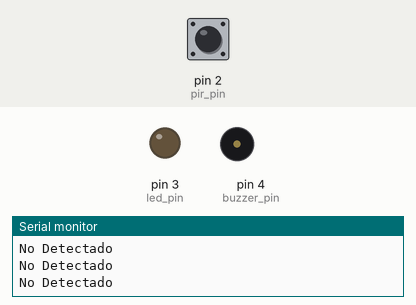
This sketch was run on a simulated Arduino Uno, built with avr-gcc and run on an emulated ATmega328P. On the bench: output pins drawn as LEDs (lit = HIGH), buzzer (waves = sounding, pin HIGH), the last lines printed to the serial monitor. Dashed ring = blinking. Inputs (shaded band) come from the test bench; at power-on: pin 2 (pir_pin) LOW.

Above: at 1.2 s.
1.3 s: pin 2 (pir_pin) driven HIGH
At 2.5 s:
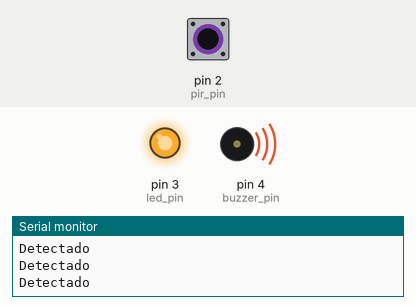
2.8 s: pin 2 (pir_pin) driven LOW
At 4.2 s:
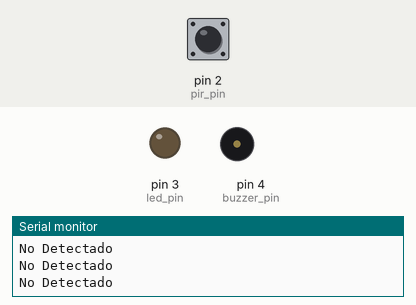
5.8 s: pin 2 (pir_pin) pulsed HIGH 5 times (0.12 s each, 0.3 s apart)
At 6.46 s:
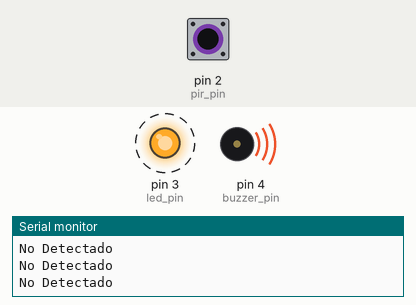
10.3 s: pin 2 (pir_pin) pulsed HIGH 5 times (0.12 s each, 0.3 s apart)
At 12.2 s:
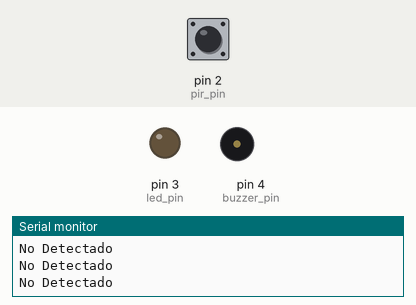
Timing chart, 0 to 13.7 s (numbered marks = the images above; inputs shaded):
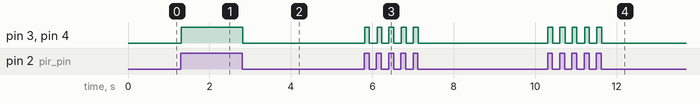

The sketch:

detec_mouv_tinkerc.ino
```cpp
int pir_pin = 2;
int led_pin = 3;
int buzzer_pin = 4;
void setup()
{
 pinMode(pir_pin, INPUT);
 pinMode(led_pin, OUTPUT);
 pinMode(buzzer_pin, OUTPUT);
 Serial.begin(9600);
}

void loop()
{
  if(digitalRead(pir_pin) == HIGH)
   {
    digitalWrite(led_pin, HIGH);
    digitalWrite(buzzer_pin, HIGH);
    Serial.println("Detectado");
   }
   else{
    digitalWrite(led_pin, LOW);
    digitalWrite(buzzer_pin, LOW);
    Serial.println("No Detectado");
   }
}
```

Measured:
- after the input at 1.3 s, pin 3 (led_pin), pin 4 (buzzer_pin): LOW → HIGH at once
- after the input at 2.8 s, pin 3 (led_pin), pin 4 (buzzer_pin): HIGH → LOW at once
- after the input at 5.8 s, pin 3 (led_pin), pin 4 (buzzer_pin): alternates HIGH for 0.13 s and LOW for 0.17 s, 10 changes in all, then stays LOW, starting at once
- after the input at 10.3 s, pin 3 (led_pin), pin 4 (buzzer_pin): alternates HIGH for 0.11 s and LOW for 0.18 s, 10 changes in all, then stays LOW, starting at once
